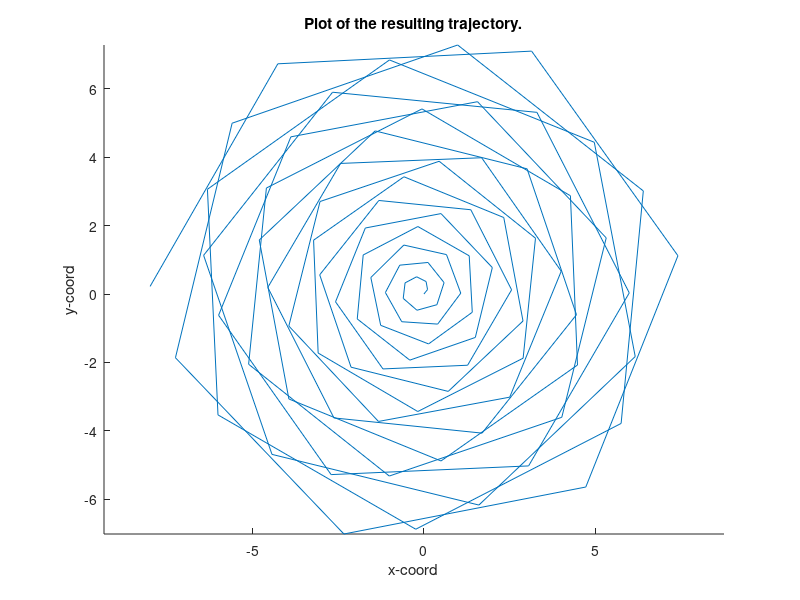

Reproduce this figure in MATLAB.
% 2a) Robot simulation. 
% Derive a general expression for the position (x,y) and heading phi for
% the robot as a function of time and plot the resulting tajectory in your
% report. 
clear

% Initialization. 
T = linspace(0, 10);
x = zeros(1, length(T)); 
y = zeros(1, length(T)); 
phi = zeros(1, length(T));
R = 0.12; 
v_0 = 0.5; 
t_1 = 10; 
t_2 = 5;
A = v_0*(t_1 + t_2)/(2*t_1*t_2);
B = v_0*(t_2 - t_1)/(2*t_1*t_2*R);

% Main loop. 
for t = 2:length(T)
    x(t) = x(t-1) + A*(t*sin(t) + cos(t));
    y(t) = y(t-1) + A*(sin(t) - t*cos(t));
    phi(t) = phi(t-1) + B*t^2/2;
end

% Plots.
hold on
plot(x, y)
xlabel('x-coord')
ylabel('y-coord')
title('Plot of the resulting trajectory.')
axis equal
hold off
